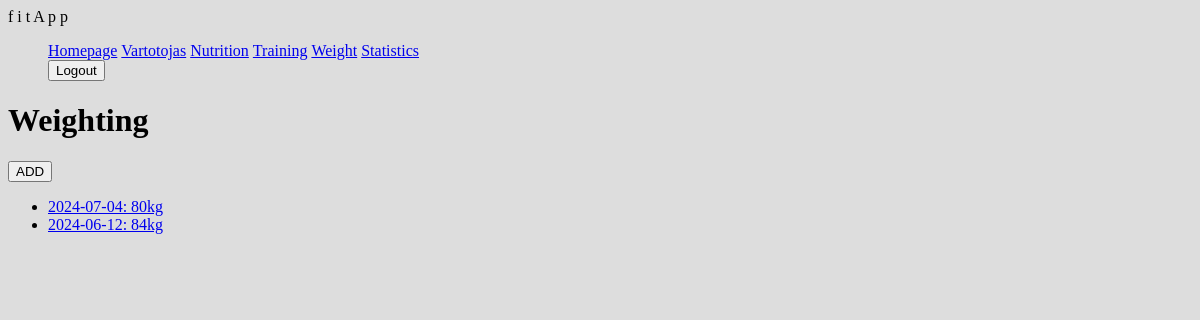
The app's page /fitness/weighting/ (signed in), older data.
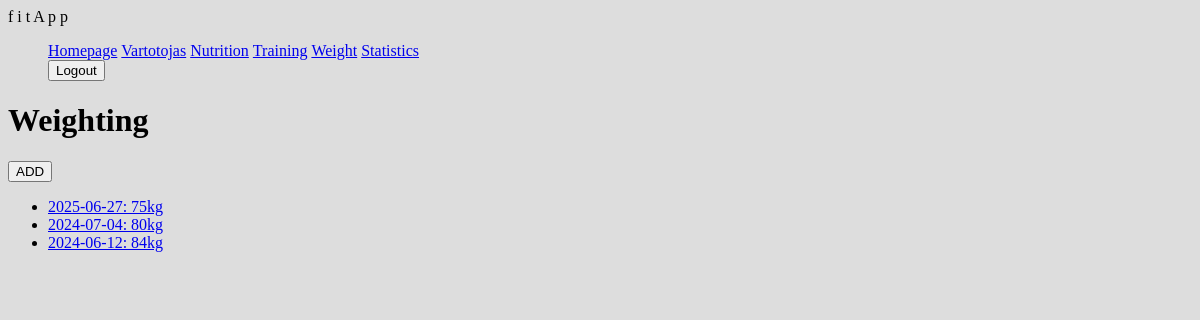
The same page, newer data.
### fitness/models.py (models this page shows)
class Weighting(models.Model):
    athlete = models.ForeignKey(User, on_delete=models.SET_NULL, null=True)
    weight = models.IntegerField('Weight')
    date = models.DateField('Date', default=date.today)
    def __str__(self):
        return f"{self.date}:  {self.weight}kg"

### fitness/views.py (the view)
# urls.py: path('weighting/', views.WeightingListView.as_view(), name= 'weighting'),
class WeightingListView(LoginRequiredMixin, ListView):
    model = Weighting
    template_name = 'weighting.html'
    def get_queryset(self):
        return Weighting.objects.filter(athlete=self.request.user).order_by('-date')

### templates/weighting.html
{% extends "base.html" %}
{% block content %}
    <h1>Weighting</h1>
     <a href="{% url 'weighting-add' %}"><button>ADD</button></a>
    {% if weighting_list %}
    <ul>
        {% for day in weighting_list %}
            <li id="days">
            <a  href="{% url 'weighting-update' day.pk %}">{{ day }} </a>
            </li>
        {% endfor %}
    </ul>
    {% else %}
      <p>You have not recorded your weight yet.</p>
    {% endif %}
{% endblock %}

Row changes from the older to the newer data that the page shows:
added Weighting: date+weight "2025-06-27: 75kg"
